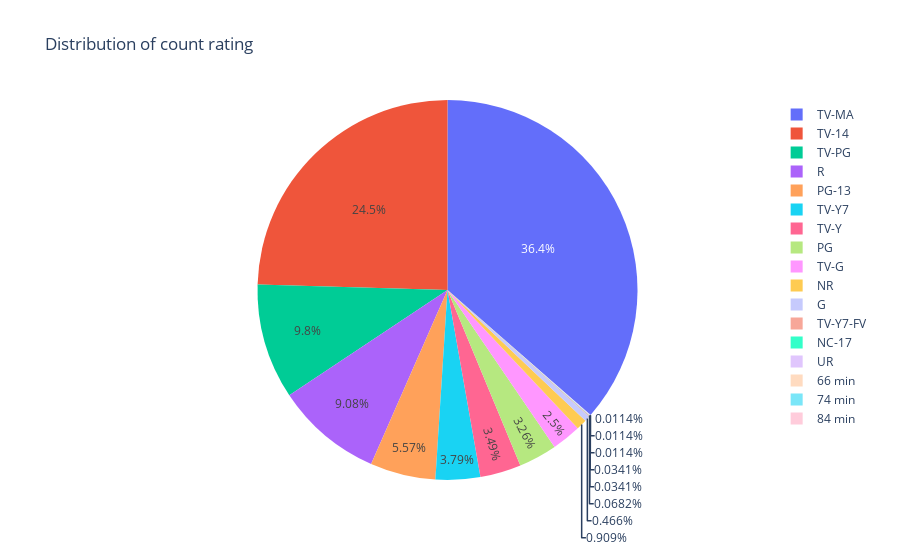

Here is the notebook cell this chart was saved with:
### Markdown cell above
#  visualization of rating

### Code cell
px.pie(x , values="counts" , names="rating" , title='Distribution of count rating')

### Figure 1 — Plotly figure (JSON) as saved in the notebook; plotly's stock layout.template omitted (floating-point values rounded to 4 significant figures)
{"data": [{"domain": {"x": [0, 1], "y": [0, 1]}, "hovertemplate": "rating=%{label}<br>counts=%{value}<extra></extra>", "labels": ["66 min", "74 min", "84 min", "G", "NC-17", "NR", "PG", "PG-13", "R", "TV-14", "TV-G", "TV-MA", "TV-PG", "TV-Y", "TV-Y7", "TV-Y7-FV", "UR"], "legendgroup": "", "name": "", "showlegend": true, "type": "pie", "values": [1, 1, 1, 41, 3, 80, 287, 490, 799, 2160, 220, 3207, 863, 307, 334, 6, 3]}], "layout": {"legend": {"tracegroupgap": 0}, "title": {"text": "Distribution of count rating"}}}
